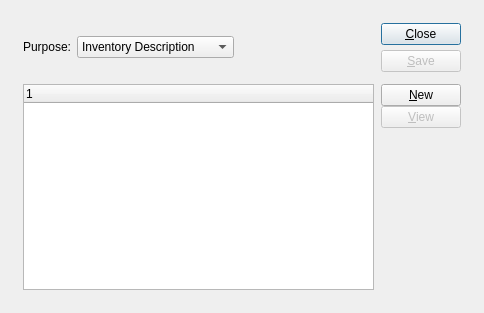
<?xml version="1.0" encoding="UTF-8"?>
<ui version="4.0">
 <comment>This file is part of the xTuple ERP: PostBooks Edition, a free and
open source Enterprise Resource Planning software suite,
Copyright (c) 1999-2019 by OpenMFG LLC, d/b/a xTuple.
It is licensed to you under the Common Public Attribution License
version 1.0, the full text of which (including xTuple-specific Exhibits)
is available at www.xtuple.com/CPAL.  By using this software, you agree
to be bound by its terms.</comment>
 <class>imageAssignment</class>
 <widget class="QDialog" name="imageAssignment">
  <property name="geometry">
   <rect>
    <x>0</x>
    <y>0</y>
    <width>484</width>
    <height>313</height>
   </rect>
  </property>
  <property name="windowTitle">
   <string>Image Assignment</string>
  </property>
  <layout class="QGridLayout">
   <item row="0" column="0">
    <layout class="QGridLayout">
     <property name="margin">
      <number>12</number>
     </property>
     <property name="spacing">
      <number>12</number>
     </property>
     <item row="0" column="0">
      <layout class="QHBoxLayout">
       <item>
        <layout class="QVBoxLayout">
         <item>
          <layout class="QHBoxLayout">
           <item>
            <widget class="QLabel" name="_purposeLit">
             <property name="text">
              <string>Purpose:</string>
             </property>
             <property name="alignment">
              <set>Qt::AlignRight|Qt::AlignTrailing|Qt::AlignVCenter</set>
             </property>
            </widget>
           </item>
           <item>
            <widget class="XComboBox" name="_purpose">
             <property name="sizePolicy">
              <sizepolicy hsizetype="Expanding" vsizetype="Fixed">
               <horstretch>0</horstretch>
               <verstretch>0</verstretch>
              </sizepolicy>
             </property>
             <item>
              <property name="text">
               <string>Inventory Description</string>
              </property>
             </item>
             <item>
              <property name="text">
               <string>Product Description</string>
              </property>
             </item>
             <item>
              <property name="text">
               <string>Engineering Reference</string>
              </property>
             </item>
             <item>
              <property name="text">
               <string>Miscellaneous</string>
              </property>
             </item>
            </widget>
           </item>
           <item>
            <spacer>
             <property name="orientation">
              <enum>Qt::Horizontal</enum>
             </property>
             <property name="sizeHint" stdset="0">
              <size>
               <width>40</width>
               <height>20</height>
              </size>
             </property>
            </spacer>
           </item>
          </layout>
         </item>
         <item>
          <spacer>
           <property name="orientation">
            <enum>Qt::Vertical</enum>
           </property>
           <property name="sizeType">
            <enum>QSizePolicy::Preferred</enum>
           </property>
           <property name="sizeHint" stdset="0">
            <size>
             <width>20</width>
             <height>0</height>
            </size>
           </property>
          </spacer>
         </item>
        </layout>
       </item>
       <item>
        <spacer>
         <property name="orientation">
          <enum>Qt::Horizontal</enum>
         </property>
         <property name="sizeHint" stdset="0">
          <size>
           <width>40</width>
           <height>20</height>
          </size>
         </property>
        </spacer>
       </item>
       <item>
        <layout class="QVBoxLayout">
         <property name="spacing">
          <number>5</number>
         </property>
         <item>
          <widget class="QPushButton" name="_close">
           <property name="text">
            <string>&amp;Close</string>
           </property>
          </widget>
         </item>
         <item>
          <widget class="QPushButton" name="_save">
           <property name="enabled">
            <bool>false</bool>
           </property>
           <property name="text">
            <string>&amp;Save</string>
           </property>
          </widget>
         </item>
        </layout>
       </item>
      </layout>
     </item>
     <item row="1" column="0">
      <layout class="QHBoxLayout">
       <property name="spacing">
        <number>7</number>
       </property>
       <item>
        <widget class="XTreeWidget" name="_image"/>
       </item>
       <item>
        <layout class="QVBoxLayout">
         <property name="spacing">
          <number>0</number>
         </property>
         <item>
          <widget class="QPushButton" name="_new">
           <property name="text">
            <string>&amp;New</string>
           </property>
          </widget>
         </item>
         <item>
          <widget class="QPushButton" name="_view">
           <property name="enabled">
            <bool>false</bool>
           </property>
           <property name="text">
            <string>&amp;View</string>
           </property>
          </widget>
         </item>
         <item>
          <spacer>
           <property name="orientation">
            <enum>Qt::Vertical</enum>
           </property>
           <property name="sizeType">
            <enum>QSizePolicy::Expanding</enum>
           </property>
           <property name="sizeHint" stdset="0">
            <size>
             <width>20</width>
             <height>20</height>
            </size>
           </property>
          </spacer>
         </item>
        </layout>
       </item>
      </layout>
     </item>
    </layout>
   </item>
  </layout>
 </widget>
 <layoutdefault spacing="6" margin="11"/>
 <customwidgets>
  <customwidget>
   <class>XComboBox</class>
   <extends>QComboBox</extends>
   <header>xcombobox.h</header>
  </customwidget>
  <customwidget>
   <class>XTreeWidget</class>
   <extends>QTreeWidget</extends>
   <header>xtreewidget.h</header>
   <container>1</container>
  </customwidget>
 </customwidgets>
 <tabstops>
  <tabstop>_purpose</tabstop>
  <tabstop>_image</tabstop>
  <tabstop>_new</tabstop>
  <tabstop>_view</tabstop>
  <tabstop>_save</tabstop>
  <tabstop>_close</tabstop>
 </tabstops>
 <resources/>
 <connections>
  <connection>
   <sender>_image</sender>
   <signal>valid(bool)</signal>
   <receiver>_save</receiver>
   <slot>setEnabled(bool)</slot>
   <hints>
    <hint type="sourcelabel">
     <x>26</x>
     <y>94</y>
    </hint>
    <hint type="destinationlabel">
     <x>561</x>
     <y>59</y>
    </hint>
   </hints>
  </connection>
  <connection>
   <sender>_close</sender>
   <signal>clicked()</signal>
   <receiver>imageAssignment</receiver>
   <slot>reject()</slot>
   <hints>
    <hint type="sourcelabel">
     <x>561</x>
     <y>27</y>
    </hint>
    <hint type="destinationlabel">
     <x>20</x>
     <y>20</y>
    </hint>
   </hints>
  </connection>
  <connection>
   <sender>_image</sender>
   <signal>valid(bool)</signal>
   <receiver>_view</receiver>
   <slot>setEnabled(bool)</slot>
   <hints>
    <hint type="sourcelabel">
     <x>432</x>
     <y>111</y>
    </hint>
    <hint type="destinationlabel">
     <x>572</x>
     <y>117</y>
    </hint>
   </hints>
  </connection>
 </connections>
</ui>
